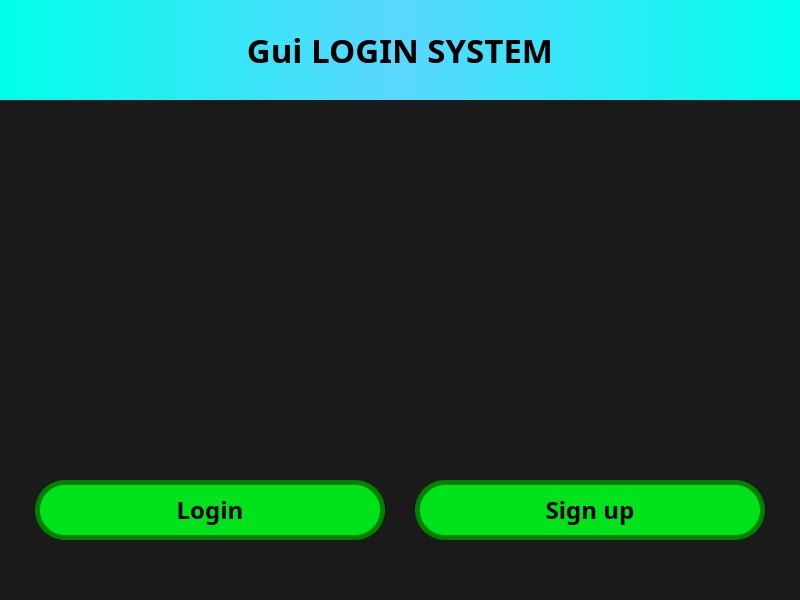
<?xml version="1.0" encoding="UTF-8"?>
<ui version="4.0">
 <class>MainWindow</class>
 <widget class="QMainWindow" name="MainWindow">
  <property name="geometry">
   <rect>
    <x>0</x>
    <y>0</y>
    <width>800</width>
    <height>600</height>
   </rect>
  </property>
  <property name="minimumSize">
   <size>
    <width>800</width>
    <height>600</height>
   </size>
  </property>
  <property name="maximumSize">
   <size>
    <width>800</width>
    <height>600</height>
   </size>
  </property>
  <property name="windowTitle">
   <string>Gui Login System</string>
  </property>
  <property name="windowIcon">
   <iconset>
    <normaloff>../IMG/LOCK.ico</normaloff>../IMG/LOCK.ico</iconset>
  </property>
  <property name="styleSheet">
   <string notr="true">#centralwidget{
background-color: #1a1a1a;
}</string>
  </property>
  <property name="iconSize">
   <size>
    <width>16</width>
    <height>16</height>
   </size>
  </property>
  <widget class="QWidget" name="centralwidget">
   <layout class="QVBoxLayout" name="verticalLayout">
    <property name="spacing">
     <number>0</number>
    </property>
    <property name="leftMargin">
     <number>0</number>
    </property>
    <property name="topMargin">
     <number>0</number>
    </property>
    <property name="rightMargin">
     <number>0</number>
    </property>
    <property name="bottomMargin">
     <number>0</number>
    </property>
    <item>
     <widget class="QWidget" name="header" native="true">
      <property name="maximumSize">
       <size>
        <width>16777215</width>
        <height>100</height>
       </size>
      </property>
      <layout class="QVBoxLayout" name="verticalLayout_2">
       <property name="spacing">
        <number>0</number>
       </property>
       <property name="leftMargin">
        <number>0</number>
       </property>
       <property name="topMargin">
        <number>0</number>
       </property>
       <property name="rightMargin">
        <number>0</number>
       </property>
       <property name="bottomMargin">
        <number>0</number>
       </property>
       <item>
        <widget class="QLabel" name="label">
         <property name="maximumSize">
          <size>
           <width>16777215</width>
           <height>100</height>
          </size>
         </property>
         <property name="font">
          <font>
           <family>Source Code Pro</family>
           <pointsize>25</pointsize>
           <weight>75</weight>
           <bold>true</bold>
           <underline>false</underline>
           <strikeout>false</strikeout>
          </font>
         </property>
         <property name="styleSheet">
          <string notr="true">background-color: qlineargradient(spread:pad, x1:0, y1:0.5, x2:1, y2:0.5, stop:0 rgba(0, 255, 234, 255), stop:0.5 rgba(90, 214, 255, 255), stop:1 rgba(0, 255, 237, 255));
color: black;</string>
         </property>
         <property name="text">
          <string>Gui LOGIN SYSTEM</string>
         </property>
         <property name="textFormat">
          <enum>Qt::PlainText</enum>
         </property>
         <property name="alignment">
          <set>Qt::AlignCenter</set>
         </property>
        </widget>
       </item>
      </layout>
     </widget>
    </item>
    <item>
     <widget class="QWidget" name="center" native="true">
      <property name="maximumSize">
       <size>
        <width>16777215</width>
        <height>16777215</height>
       </size>
      </property>
      <layout class="QHBoxLayout" name="horizontalLayout_2">
       <property name="spacing">
        <number>0</number>
       </property>
       <property name="leftMargin">
        <number>0</number>
       </property>
       <property name="topMargin">
        <number>0</number>
       </property>
       <property name="rightMargin">
        <number>0</number>
       </property>
       <property name="bottomMargin">
        <number>0</number>
       </property>
       <item>
        <widget class="QLabel" name="label_2">
         <property name="minimumSize">
          <size>
           <width>256</width>
           <height>256</height>
          </size>
         </property>
         <property name="maximumSize">
          <size>
           <width>256</width>
           <height>256</height>
          </size>
         </property>
         <property name="text">
          <string/>
         </property>
         <property name="pixmap">
          <pixmap>../IMG/LOCK.png</pixmap>
         </property>
         <property name="scaledContents">
          <bool>true</bool>
         </property>
        </widget>
       </item>
      </layout>
     </widget>
    </item>
    <item>
     <widget class="QWidget" name="widget" native="true">
      <property name="minimumSize">
       <size>
        <width>775</width>
        <height>0</height>
       </size>
      </property>
      <property name="maximumSize">
       <size>
        <width>16777215</width>
        <height>150</height>
       </size>
      </property>
      <layout class="QHBoxLayout" name="horizontalLayout">
       <property name="spacing">
        <number>30</number>
       </property>
       <property name="leftMargin">
        <number>30</number>
       </property>
       <property name="topMargin">
        <number>0</number>
       </property>
       <property name="rightMargin">
        <number>30</number>
       </property>
       <property name="bottomMargin">
        <number>30</number>
       </property>
       <item>
        <spacer name="horizontalSpacer">
         <property name="orientation">
          <enum>Qt::Horizontal</enum>
         </property>
         <property name="sizeHint" stdset="0">
          <size>
           <width>40</width>
           <height>20</height>
          </size>
         </property>
        </spacer>
       </item>
       <item>
        <widget class="QPushButton" name="loginBtn">
         <property name="minimumSize">
          <size>
           <width>350</width>
           <height>60</height>
          </size>
         </property>
         <property name="maximumSize">
          <size>
           <width>350</width>
           <height>60</height>
          </size>
         </property>
         <property name="font">
          <font>
           <family>Source Code Pro</family>
           <pointsize>18</pointsize>
           <weight>75</weight>
           <bold>true</bold>
          </font>
         </property>
         <property name="cursor">
          <cursorShape>PointingHandCursor</cursorShape>
         </property>
         <property name="styleSheet">
          <string notr="true">QPushButton{
background-color: #00e31a;
color: black;
border: 5px solid green;
border-radius: 30px;
}
QPushButton:hover{
background-color: #00ff1c;
}</string>
         </property>
         <property name="text">
          <string>Login</string>
         </property>
        </widget>
       </item>
       <item>
        <widget class="QPushButton" name="signupBtn">
         <property name="minimumSize">
          <size>
           <width>350</width>
           <height>60</height>
          </size>
         </property>
         <property name="maximumSize">
          <size>
           <width>350</width>
           <height>60</height>
          </size>
         </property>
         <property name="font">
          <font>
           <family>Source Code Pro</family>
           <pointsize>18</pointsize>
           <weight>75</weight>
           <bold>true</bold>
          </font>
         </property>
         <property name="cursor">
          <cursorShape>PointingHandCursor</cursorShape>
         </property>
         <property name="styleSheet">
          <string notr="true">QPushButton{
background-color: #00e31a;
color: black;
border: 5px solid green;
border-radius: 30px;
}
QPushButton:hover{
background-color: #00ff1c;
}</string>
         </property>
         <property name="text">
          <string>Sign up</string>
         </property>
        </widget>
       </item>
       <item>
        <spacer name="horizontalSpacer_2">
         <property name="orientation">
          <enum>Qt::Horizontal</enum>
         </property>
         <property name="sizeHint" stdset="0">
          <size>
           <width>40</width>
           <height>20</height>
          </size>
         </property>
        </spacer>
       </item>
      </layout>
     </widget>
    </item>
   </layout>
  </widget>
 </widget>
 <resources/>
 <connections/>
</ui>
